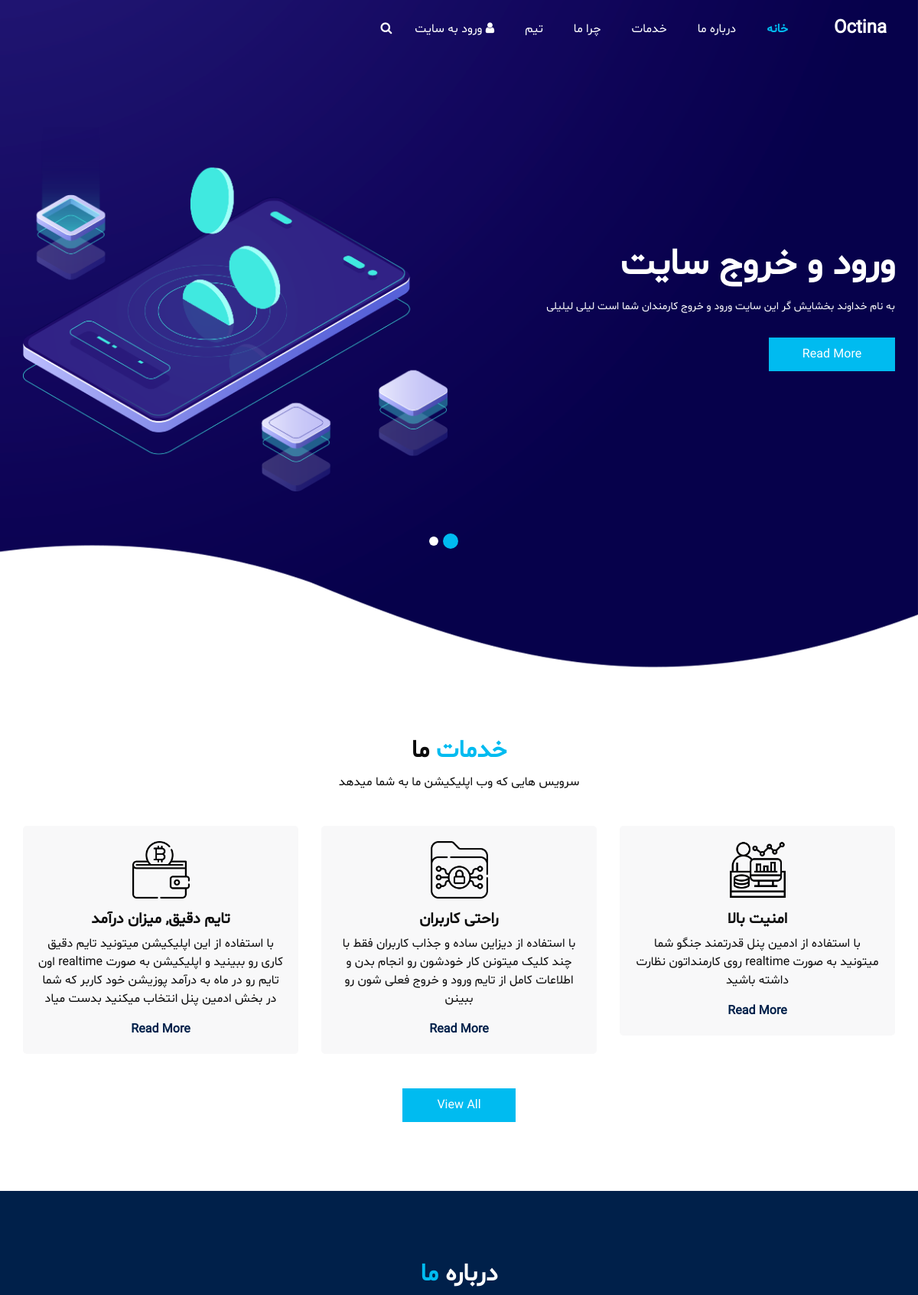
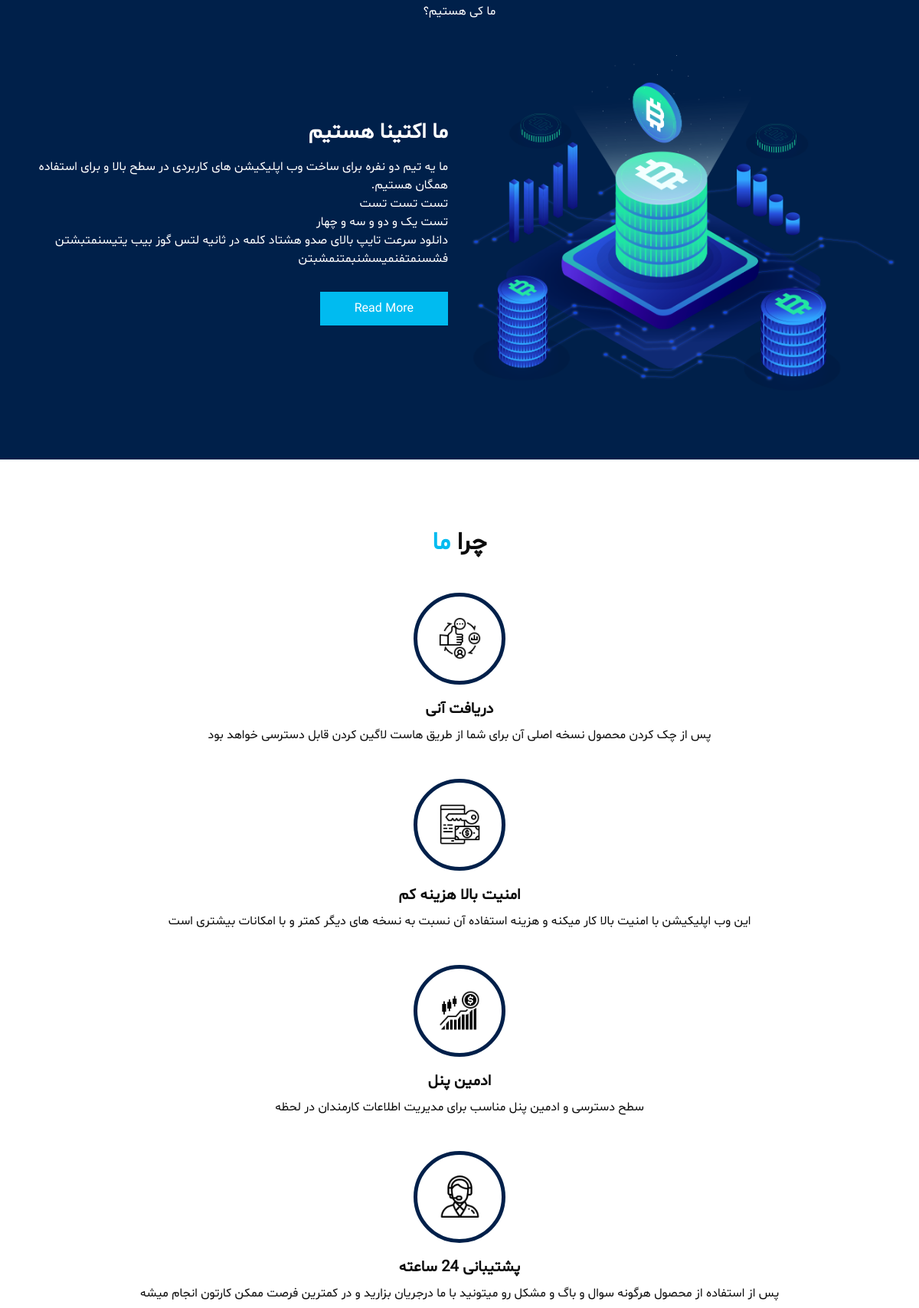
The page / (upper part) on the database its author committed (2 pictures, top to bottom).
### home/models.py (models this page shows)
class Slider(models.Model):
    image = models.ImageField(upload_to='services')
    title = models.CharField(max_length=65)
    description = models.TextField(max_length=200)
    class Meta:
        verbose_name = 'اسلاید'
        verbose_name_plural = 'اسلاید ها'

class Service(models.Model):
    image = models.ImageField(upload_to='services')
    title = models.CharField(max_length=65)
    description = models.TextField(max_length=200)
    class Meta:
        verbose_name = 'خدمت'
        verbose_name_plural = 'بخش خدمات'

class About(models.Model):
    image = models.ImageField(upload_to='About')
    title = models.CharField(max_length=65)
    description = models.TextField()
    class Meta:
        verbose_name = 'درباره ما'
        verbose_name_plural = ' بخش درباره ی ما'

class WhyUs(models.Model):
    image = models.ImageField(upload_to='WhyUs')
    title = models.CharField(max_length=65)
    description = models.TextField()
    class Meta:
        verbose_name = 'چرا ما'
        verbose_name_plural = ' بخش چرا ما '

### home/views.py (the view)
# urls.py: path('', views.home, name='home'),
def home(request):
    context = {}
    slider = models.Slider.objects.all()
    services = models.Service.objects.all()
    about = models.About.objects.all()
    whyUS = models.WhyUs.objects.all()
    team = models.Team.objects.all()
    context['slider'] = slider
    context['services'] = services
    context['about'] = about
    context['whyUS'] = whyUS
    context['team'] = team
    return render(request, 'home/index.html', context)

### home/context_processors.py (called while the page is built)
def email_form_context(request):
    email_form = EmailSendingForm(request.POST or None)
    if request.method == 'POST' and email_form.is_valid():
        email = email_form.save(commit=False)
        if not request.user.is_anonymous:
            email.user = request.user
        email.save()
    else:
        if request.user.is_authenticated and request.user.email:
            initial_data = {'email': request.user.email}
            email_form = EmailSendingForm(request.POST or None, initial=initial_data)
    context = {'email_form': email_form}
    return context

### home/templates/home/index.html (shortened to what this page needs)
{% extends 'base.html' %}
{% load static %}
{% block content %}
    <section class="slider_section ">
        <div id="customCarousel1" class="carousel slide" data-ride="carousel">
            <div class="carousel-inner">
                {% for object in slider %}
                    <div class="carousel-item {% if forloop.first %}active{% endif %}">
                        <div class="container ">
                            <div class="row">
                                <div class="col-md-6 ">
                                    <div class="detail-box">
                                        <h1>
                                            {{ object.title }}
                                        </h1>
                                        <p>{{object.description}}
                                        </p>
                                        <div class="btn-box">
                                            <a href="" class="btn1">
                                                Read More
                                            </a>
                                        </div>
                                    </div>
                                </div>
                                <div class="col-md-6">
                                    <div class="img-box">
                                        <img src="{{ object.image.url }}" alt="">
                                    </div>
                                </div>
                            </div>
                        </div>
                    </div>
                {% endfor %}
            </div>
            <ol class="carousel-indicators">
                {% for object in slider %}
                    <li data-target="#customCarousel1" data-slide-to="{{ forloop.counter0 }}"
                        {% if forloop.first %}class="active"{% endif %}></li>
                {% endfor %}
            </ol>
        </div>
    </section>
    </div>
    <section class="service_section layout_padding">
        <div class="service_container">
            <div class="container ">
                <div class="heading_container heading_center">
                    <h2>
                       <span>خدمات</span>  ما
                    </h2>
                    <p>
                        سرویس هایی که وب اپلیکیشن ما به شما میدهد
                    </p>
                </div>
                <div class="row">
                    {% for service in services %}
                    <div class="col-md-4 ">
                        <div class="box ">
                            <div class="img-box">
                                <img src="{{service.image.url}}" alt="">
                            </div>
                            <div class="detail-box">
                                <h5>
                                    {{ service.title}}
                                </h5>
                                <p>{{service.description}}
                                </p>
                                <a href="{% url 'home:service' %}">
                                    Read More
                                </a>
                            </div>
                        </div>
                    </div>
                    {% endfor %}
                </div>
                <div class="btn-box">
                    <a href="{% url 'home:service' %}">
                        View All
                    </a>
                </div>
            </div>
        </div>
    </section>
    <section class="about_section layout_padding">
        <div class="container  ">
            <div class="heading_container heading_center">
                <h2>
                    درباره <span>ما</span>
                </h2>
                <p>
                    ما کی هستیم؟
                </p>
            </div>
            <div class="row">
                <div class="col-md-6 ">
                    <div class="img-box">
                        {% for aba in about %}
                        {% if forloop.first %}
                        	<img src="{{aba.image.url}}" alt="">
                        {% endif %}
                        {% endfor %}
                    </div>
                </div>
                <div class="col-md-6">
                    <div class="detail-box">
                        {% for aba in about %}
                        <h3>
                            {{ aba.title}}
                        </h3>
                        <p>
                            {{ aba.description|linebreaksbr}}
                        </p>
                        {% endfor %}
                        <a href="{% url 'home:about' %}">
                            Read More
                        </a>
                    </div>
                </div>
            </div>
        </div>
    </section>
    <section class="why_section layout_padding">
        <div class="container">
            <div class="heading_container heading_center">
                <h2>
                   چرا <span>ما</span>
                </h2>
            </div>
            <div class="why_container">
                {% for whyUSs in whyUS %}
                <div class="box">
                    <div class="img-box">
                        <img src="{{whyUSs.image.url}}" alt="">
                    </div>
                    <div class="detail-box">
                        <h5>
                            {{ whyUSs.title}}
                        </h5>
                        <p>
                            {{ whyUSs.description|linebreaksbr }}
                        </p>
                    </div>
                </div>
                {% endfor %}
            </div>
        </div>
    </section>
{% endblock %}

### assets/css/responsive.css (style rules this page uses)
@media (min-width: 1200px) { .container { max-width: 1170px; } }

### rows shown on the page
Slider: title "ورود و خروج سایت", description "به نام خداوند بخشایش گر این سایت ورود و خروج کارمندان شما است لیلی لیلیلی", image (picture)
Service: image (picture), title "امنیت بالا", description "با استفاده از ادمین پنل قدرتمند جنگو شما میتونید به صورت realtime روی کارمنداتون نظارت داشته باشید"
Service: image (picture), title "راحتی کاربران", description "با استفاده از دیزاین ساده و جذاب کاربران فقط با چند کلیک میتونن کار خودشون رو انجام بدن و اطلاعات کامل از تایم ورود و خروج فعلی شون رو ببینن"
Service: image (picture), title "تایم دقیق, میزان درآمد", description "با استفاده از این اپلیکیشن میتونید تایم دقیق کاری رو ببینید و اپلیکیشن به صورت realtime اون تایم رو در ماه به درآمد پوزیشن خود کاربر که شما در بخش ادمین پنل انتخاب میکنید بدست میاد"
About: image (picture), title "ما اکتینا هستیم", description "ما یه تیم دو نفره برای ساخت وب اپلیکیشن های کاربردی در سطح بالا و برای استفاده همگان هستیم. تست تست تست تست یک و دو و سه و چهار دانلود سرعت تایپ بالای صدو هشتاد کلمه در ثانیه لتس گوز بیب یتیسنمتبشتن فشسنمتفنمیسشنبمتنمشبتن"
WhyUs: image (picture), title "دریافت آنی", description "پس از چک کردن محصول نسخه اصلی آن برای شما از طریق هاست لاگین کردن قابل دسترسی خواهد بود"
WhyUs: image (picture), title "امنیت بالا هزینه کم", description "این وب اپلیکیشن با امنیت بالا کار میکنه و هزینه استفاده آن نسبت به نسخه های دیگر کمتر و با امکانات بیشتری است"
WhyUs: image (picture), title "ادمین پنل", description "سطح دسترسی و ادمین پنل مناسب برای مدیریت اطلاعات کارمندان در لحظه"
WhyUs: image (picture), title "پشتیبانی 24 ساعته", description "پس از استفاده از محصول هرگونه سوال و باگ و مشکل رو میتونید با ما درجریان بزارید و در کمترین فرصت ممکن کارتون انجام میشه"
